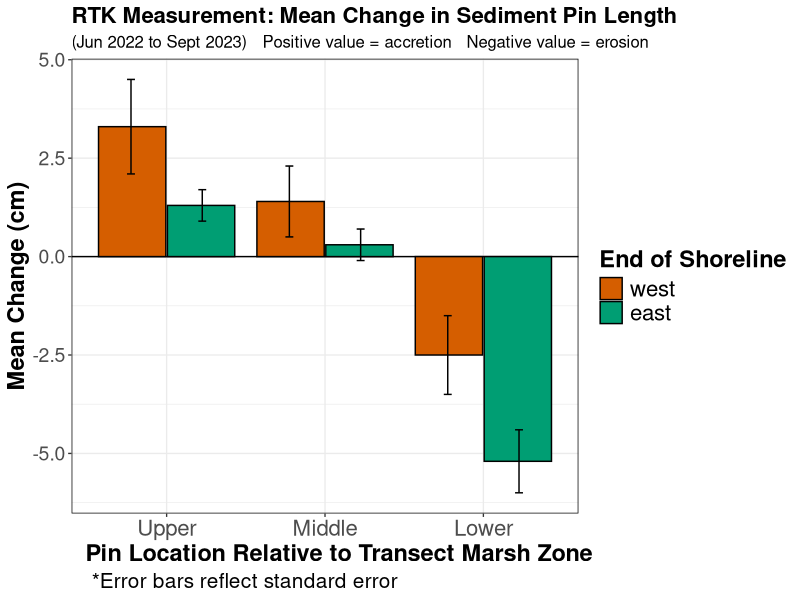
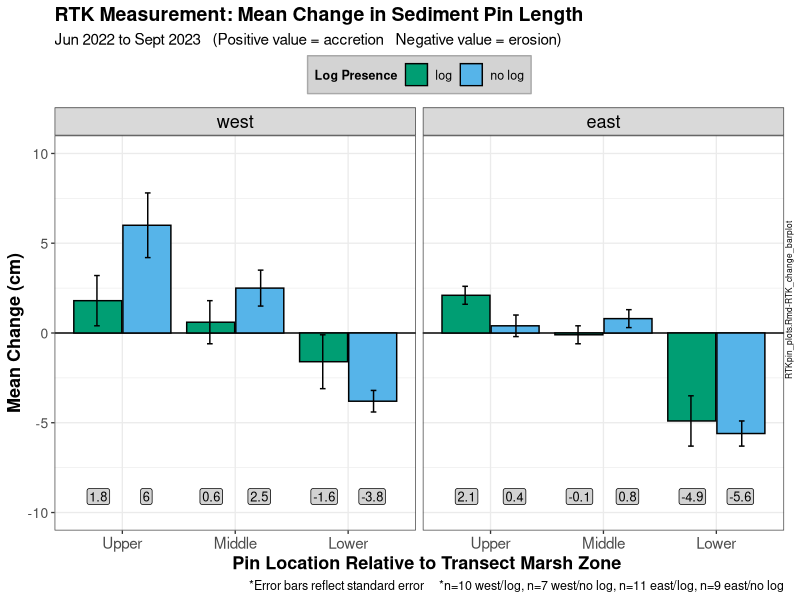

Write R code to recreate these figures, in order.
## ---- chunk 1
library(readxl)
library(tidyverse)
library(dplyr)
library(lubridate)
## ---- chunk 2
setwd("~/GitHub/BeccaTransects/data")

RTKpindata_norefs <- read_xlsx("RTKSedimentPinData.xlsx", sheet = "RTKData_thesispins_norefs_pivot")

## ---- chunk 3
RTKpins <- RTKpindata_norefs %>% 
  select(-c("midg","midt","upt","upg", "lowt", "lowg", "Date")) %>% #can remove these columns bc the top-ground calculations are already calculated in excel in their own columns
  mutate_at(c('upper', 'middle'), as.numeric) %>% #removed the POSITX (lubridate) version of date
  mutate(Date = paste0(Year, "-", Month)) %>% #created my own date to match the sediment pin code
  mutate(across(where(is.numeric), ~round(., 3))) %>%
  group_by(Name, Shoreline_End) %>% 
  rename(Transect_ID = Name)
## ---- chunk 4
RTKpinschangeEvW <- RTKpins %>%
  mutate(UpperDiff = ((last(upper) - first(upper))*-1)*30.48) %>%  # *30.48 converts NADV88 ft to cm
  mutate(MiddleDiff = ((last(middle) - first(middle))*-1)*30.48) %>% 
  mutate(LowerDiff = ((last(lower) - first(lower))*-1)*30.48) %>%
  select(-c("Date", "Year", "Month", "upper", "middle", "lower")) %>% 
  distinct() %>%  #this removes repeated values for each month's calculation
  mutate(Shoreline_End = factor(Shoreline_End, levels = c("west", "east"))) %>%
  pivot_longer(UpperDiff:LowerDiff, names_to = "Pin_Location", values_to = "Sediment_Change") %>% 
  group_by(Shoreline_End, Pin_Location) %>% 
  summarize(mean_difference = mean(Sediment_Change, na.rm = TRUE),
            sd_difference = sd(Sediment_Change, na.rm = TRUE),
            n_difference = n()) %>% 
  mutate(se_difference = sd_difference/sqrt(n_difference)) %>% 
  mutate(across(where(is.numeric), ~round(., 1)))
## ---- chunk 5
cbp <- c("#D55E00", "#009E73", "#56B4E9", "#F0E442" , "#E69F00", "#000000", "#0072B2", "#CC79A7")



RTKpinEvWplot <- ggplot(RTKpinschangeEvW, aes(x= Pin_Location, y= mean_difference, 
                                                         group= Shoreline_End, 
                                                         fill= Shoreline_End)) +
  geom_hline(yintercept=0, linetype =1, color = "black") +
  geom_col(position = position_dodge(0.87), color = "black", width = 0.85) +
  geom_errorbar(aes(
    ymin= mean_difference-se_difference, ymax= mean_difference+se_difference), size = 0.5, 
    position = position_dodge(0.9), color= "black", width= .1) +
  scale_x_discrete(labels = c(UpperDiff = "Upper", MiddleDiff = "Middle", LowerDiff = "Lower"), limits = c("UpperDiff", "MiddleDiff", "LowerDiff")) +  #labels renames the columns on the x-acis and limits sets the order in which each is laid out on the x axis
  scale_fill_manual(values = cbp) +
  labs(
    title = "RTK Measurement: Mean Change in Sediment Pin Length",
    subtitle = "(Jun 2022 to Sept 2023)   Positive value = accretion   Negative value = erosion",
    y = "Mean Change (cm)",
    x = "    Pin Location Relative to Transect Marsh Zone",
    fill= "End of Shoreline",
    caption = "*Error bars reflect standard error") +
  theme_bw(base_size = 10) +
  theme(axis.title = element_text(face = "bold", size=17),
        legend.title = element_text(face = "bold", size=17),
        legend.text=element_text(size=16),
        axis.text.x = element_text(size = 16),
        axis.text.y = element_text(size = 14),
        plot.title = element_text(face = "bold", size = 16),
        plot.subtitle = element_text(size = 12),
        plot.caption = element_text(size = 15, hjust = 0.1),
        panel.border = element_rect(color = "black", fill = NA, size = 0.5),
        strip.text = element_text(size = 18, color = "black")) 

RTKpinEvWplot
## ---- chunk 6
RTKpinschangeLvNL <- RTKpins %>%
  mutate(UpperDiff = ((last(upper) - first(upper))*-1)*30.48) %>% 
  mutate(MiddleDiff = ((last(middle) - first(middle))*-1)*30.48) %>% 
  mutate(LowerDiff = ((last(lower) - first(lower))*-1)*30.48) %>% 
  select(-c("Date", "Year", "Month", "upper", "middle", "lower")) %>% 
  distinct() %>%  #this removes repeated values for each month's calculation
  mutate(Shoreline_End = factor(Shoreline_End, levels = c("west", "east"))) %>%
  pivot_longer(UpperDiff:LowerDiff, names_to = "Pin_Location", values_to = "Sediment_Change") %>% 
  group_by(Shoreline_End, Pin_Location, Log_Presence) %>% 
  summarize(mean_difference = mean(Sediment_Change, na.rm = TRUE),
            sd_difference = sd(Sediment_Change, na.rm = TRUE),
            n_difference = n()) %>% 
  mutate(se_difference = sd_difference/sqrt(n_difference)) %>% 
  mutate(across(where(is.numeric), ~round(., 1)))
## ---- chunk 7
cbp2 <- c("#009E73", "#56B4E9","#D55E00", "#CC79A7","#0072B2", "#F0E442" , "#E69F00", "#000000")
## ---- chunk 8
RTKpinLvNLplot <- ggplot(RTKpinschangeLvNL, 
                         aes(x= Pin_Location, 
                             y= mean_difference,
                             group = Log_Presence,
                             fill = Log_Presence,
                             color =Zone)) +
  geom_hline(yintercept=0, linetype =1, color = "black") +
  geom_col(position = position_dodge(0.87), color = "black", width = 0.85) +
  geom_errorbar(aes(ymin= mean_difference-se_difference, ymax= mean_difference+se_difference), size = 0.5, 
    position = position_dodge(0.9), color= "black", width= .1) +
  scale_x_discrete(labels = c(UpperDiff = "Upper", MiddleDiff = "Middle", LowerDiff = "Lower"), limits = c("UpperDiff", "MiddleDiff", "LowerDiff")) +  #labels renames the columns on the x-axis and limits sets the order in which each is laid out on the x axis
  coord_cartesian(ylim = c(-10, 10)) + #sets the limit of the y-axis to show a more dramatic difference bw variables
  facet_grid(~ Shoreline_End) +
  scale_fill_manual(values = cbp2) +
  labs(
    title = "RTK Measurement: Mean Change in Sediment Pin Length ",
    subtitle = "Jun 2022 to Sept 2023   (Positive value = accretion   Negative value = erosion)",
    y = "Mean Change (cm)",
    x = "   Pin Location Relative to Transect Marsh Zone",
    fill= "Log Presence",
    caption = "*Error bars reflect standard error     *n=10 west/log, n=7 west/no log, n=11 east/log, n=9 east/no log",
    tag = "RTKpin_plots.Rmd-RTK_change_barplot") +
  theme_bw(base_size = 10) +
  theme(axis.title = element_text(face = "bold", size=13),
        legend.title = element_text(face = "bold", size=09),
        legend.text=element_text(size=09),
        legend.position = "top",   #for no legend type: "none"
        legend.background = element_rect(fill="lightgrey",
                                  size=0.5, linetype="solid", 
                                  colour ="darkgrey"),
        axis.text.x = element_text(size = 11),
        axis.text.y = element_text(size = 10),
        plot.title = element_text(face = "bold", size = 14),
        plot.caption = element_text(size = 09),
        plot.subtitle = element_text(size = 11),
        plot.tag = element_text(size = 6, angle = 90),
        plot.tag.position = "right",
        strip.text = element_text(size = 13, color = "black")) +
  #geom_text(aes(label = mean_difference, y=-10), #geom text is for the labels over the bars
   #             vjust = -.5,  #higher values shift text down                
    #            #hjust = 0.5, #higher values shift text horizontally left
     #           position = position_dodge(0.85),
      #          color = "black",
       #     size = 3.25) +
  geom_label(aes(label = mean_difference, y = -10),  # Adjust the x-coordinate
           vjust = -0.5,
           color = "black",
           position = position_dodge(0.85),
           size = 3.25,
           fill = "lightgrey",
           label.padding = unit(0.15, "lines"),
           label.r = unit(0.15, "lines"))

RTKpinLvNLplot
